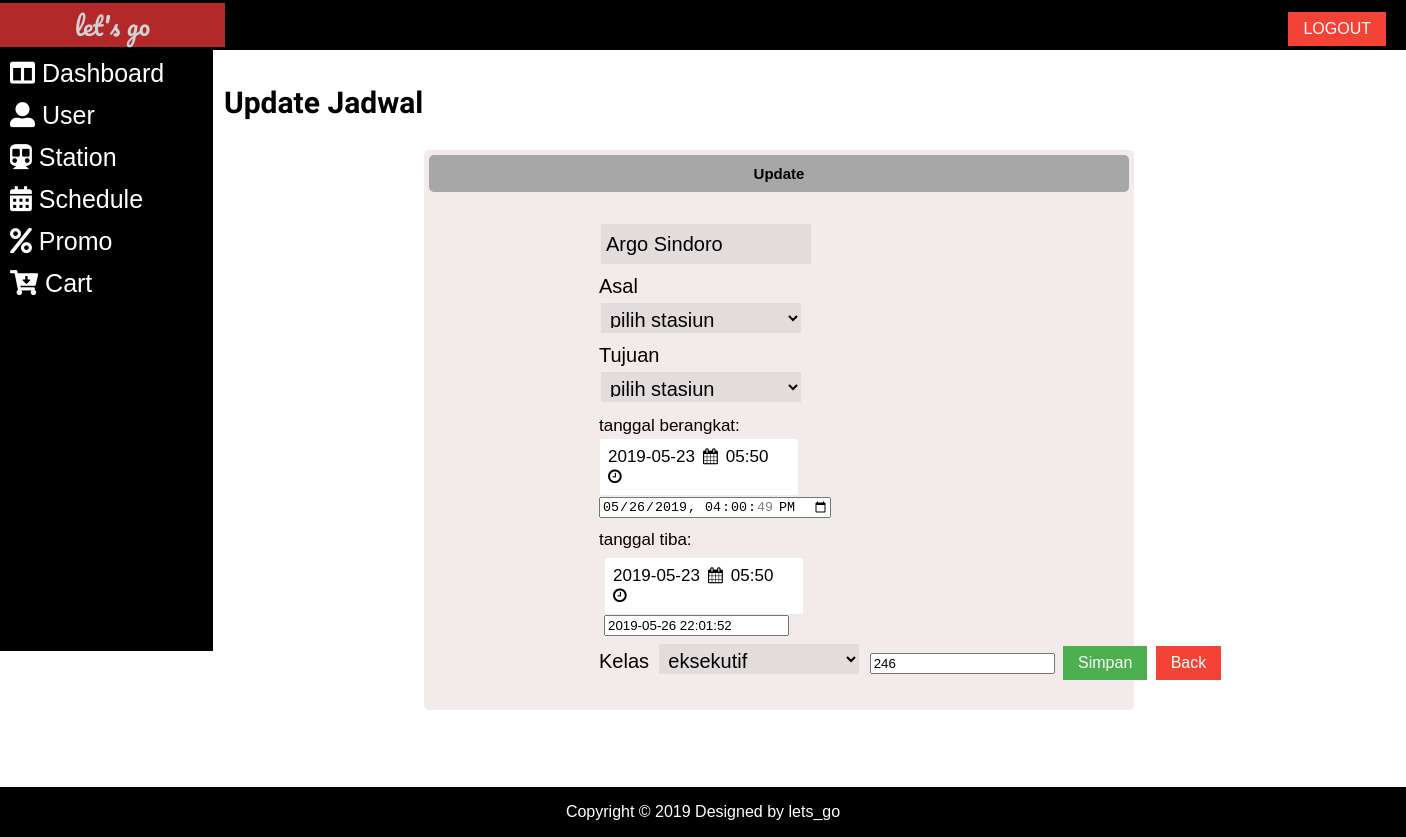
Before: /admin/jadwal/update-jadwal.php?id_jd=62 with the older database file.
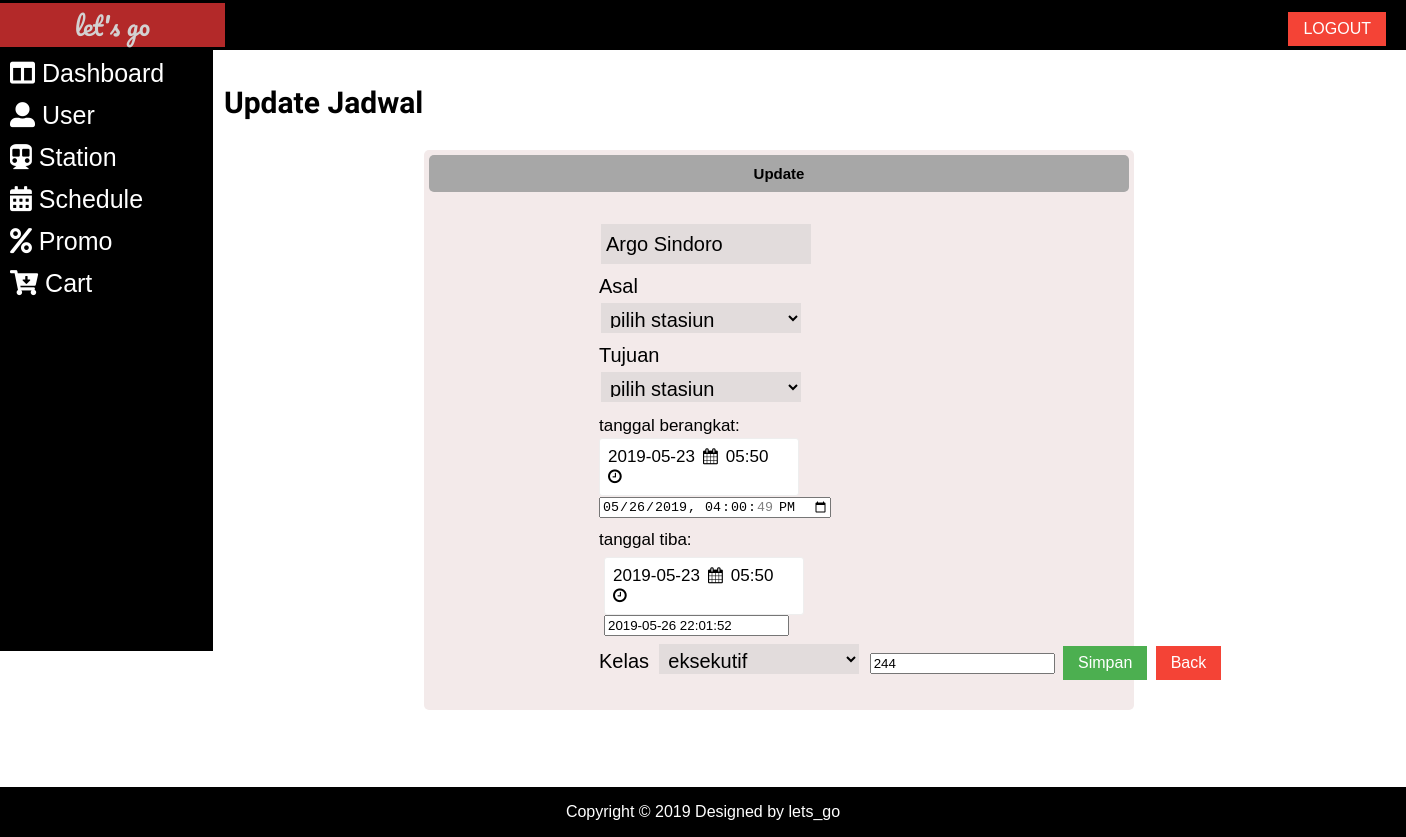
After: the same page with the newer database file.
### tables this page shows
CREATE TABLE IF NOT EXISTS `jadwal` (
  `id_jd` int(5) NOT NULL AUTO_INCREMENT,
  `nama_kr` varchar(255) DEFAULT NULL,
  `asal` int(11) DEFAULT NULL,
  `tujuan` int(11) DEFAULT NULL,
  `tgl_berangkat` datetime DEFAULT NULL,
  `tgl_tiba` datetime DEFAULT NULL,
  `kelas` enum('eksekutif','bisnis','ekonomi') DEFAULT NULL,
  `harga` int(11) DEFAULT NULL,
  `kursi` int(3) DEFAULT NULL,
  PRIMARY KEY (`id_jd`),
  KEY `FK_jadwal_stasiun` (`asal`),
  KEY `FK_jadwal_stasiun_2` (`tujuan`),
  CONSTRAINT `FK_jadwal_stasiun` FOREIGN KEY (`asal`) REFERENCES `stasiun` (`id_st`) ON DELETE CASCADE ON UPDATE CASCADE,
  CONSTRAINT `FK_jadwal_stasiun_2` FOREIGN KEY (`tujuan`) REFERENCES `stasiun` (`id_st`) ON DELETE CASCADE ON UPDATE CASCADE
);

### admin/jadwal/update-jadwal.php (the view, shortened to what this page needs)
<?php
include("../../config/koneksi.php");
$id = $_GET['id_jd'];
$sql = "SELECT * FROM jadwal WHERE id_jd=$id";
$query = mysqli_query($db, $sql);
$jadwal = mysqli_fetch_assoc($query);
?>
<!DOCTYPE html>
<html>
<head>
    <link rel="stylesheet" type="text/css" href="../../assets/css/style.css">
    <link rel="stylesheet" href="https://use.fontawesome.com/releases/v5.8.1/css/all.css">
    <link rel="stylesheet" href="https://cdnjs.cloudflare.com/ajax/libs/font-awesome/4.7.0/css/font-awesome.min.css">
    <link href="../../assets/css/datetimepicker.css" rel="stylesheet" type="text/css" />
    <link href="https://www.jqueryscript.net/css/jquerysctipttop.css" rel="stylesheet" type="text/css">
</head>
<body>
    <div class="header">
        <br>
        <p>let's go</p>
        <a href="../../login/logout.php"><button>LOGOUT</button></a>
    </div>
    <table style="border-collapse:collapse;">
        <tr>
            <td colspan="2" class="menu">
                <a href="../index.php">
                    <div><i class="fas fa-columns    "></i> Dashboard</div>
                </a>
                <a href="../user/user.php">
                    <div><i class="fas fa-user-alt    "></i> User</div>
                </a>
                <a href="../station/stasiun.php">
                    <div><i class="fas fa-subway    "></i> Station</div>
                </a>
                <a href="../jadwal/jadwal.php">
                    <div> <i class="fas fa-calendar-alt    "></i> Schedule</div>
                </a>
                <a href="../iklan/iklan.php">
                    <div> <i class="fas fa-percent    "></i> Promo</div>
                </a>
                 <a href="../Cart/cart.php">
                    <div><i class="fas fa-cart-arrow-down    "></i> Cart</div>
                </a>
            </td>
            <td class="content">
                <br><br><br>
                <h3>Update Jadwal</h3>
                <form action="../update/proses-edit.php" method="POST">
                    <div class="kotak" style="margin:0px 0px 0px 200px; height:550px; width:700px;">
                        <div class="kotak-judul"><b>Update</b></div>
                        <div class="kotak-user" style="width:800px; margin:0px 0px 0px 140px; padding:30px;">
                            <input type="text" class="input-style" name="nama_kr" placeholder="nama kereta" value="<?php echo $jadwal['nama_kr'] ?>" />
                            <br><label style="font-size:20px;">Asal</label> <br>
                                <select name="asal" class="input-style">
                                    <option>pilih stasiun</option>
                                </select>
                            <br><label style="font-size:20px;">Tujuan</label> <br>
                                <select name="tujuan" class="input-style">
                                    <option>pilih stasiun</option>
                                </select>
                            <br><label style="font-size:17px;">tanggal berangkat:</label>
                            <div style="width: 200px; align:left; font-size:17px;">
                                <div id="picker"> </div>
                                <input type="datetime-local" min="date('Ymd')" name="tgl_berangkat" id="result" value="<?php echo $jadwal['tgl_berangkat'] ?>" />
                            </div>
                            <label style="font-size:17px;">tanggal tiba:</label>
                            <div style="width: 200px; margin: 5px; font-size:17px;">
                                <div id="picker2"> </div>
                                <input type="text" name="tgl_tiba" id="result2" value="<?php echo $jadwal['tgl_tiba'] ?>" />
                            </div>
                            <label style="font-size:20px;">Kelas</label>
                            <select name="kelas" class="input-style">
                                <option value="eksekutif">eksekutif</option>
                            </select>
                            <input type="text" name="kursi"  value="<?php echo $jadwal['kursi'] ?>" />
                            <input class="btn-submit" type="submit" value="Simpan" name="simpan-jadwal" />
                            <a class="btn-submit" href="../jadwal/jadwal.php" style="background-color:#f44336;">Back</a>
                        </div>
                    </div>
                    <br><br><br><br><br>
                    <br><br>
                </form>
            </td>
        </tr>
    </table>
    <div class="footer">
        Copyright &copy; 2019
        Designed by lets_go
    </div>
</body>
</html>

Changed rows visible on the page:
changed jadwal "Argo Sindoro": kursi "246" → "244"
